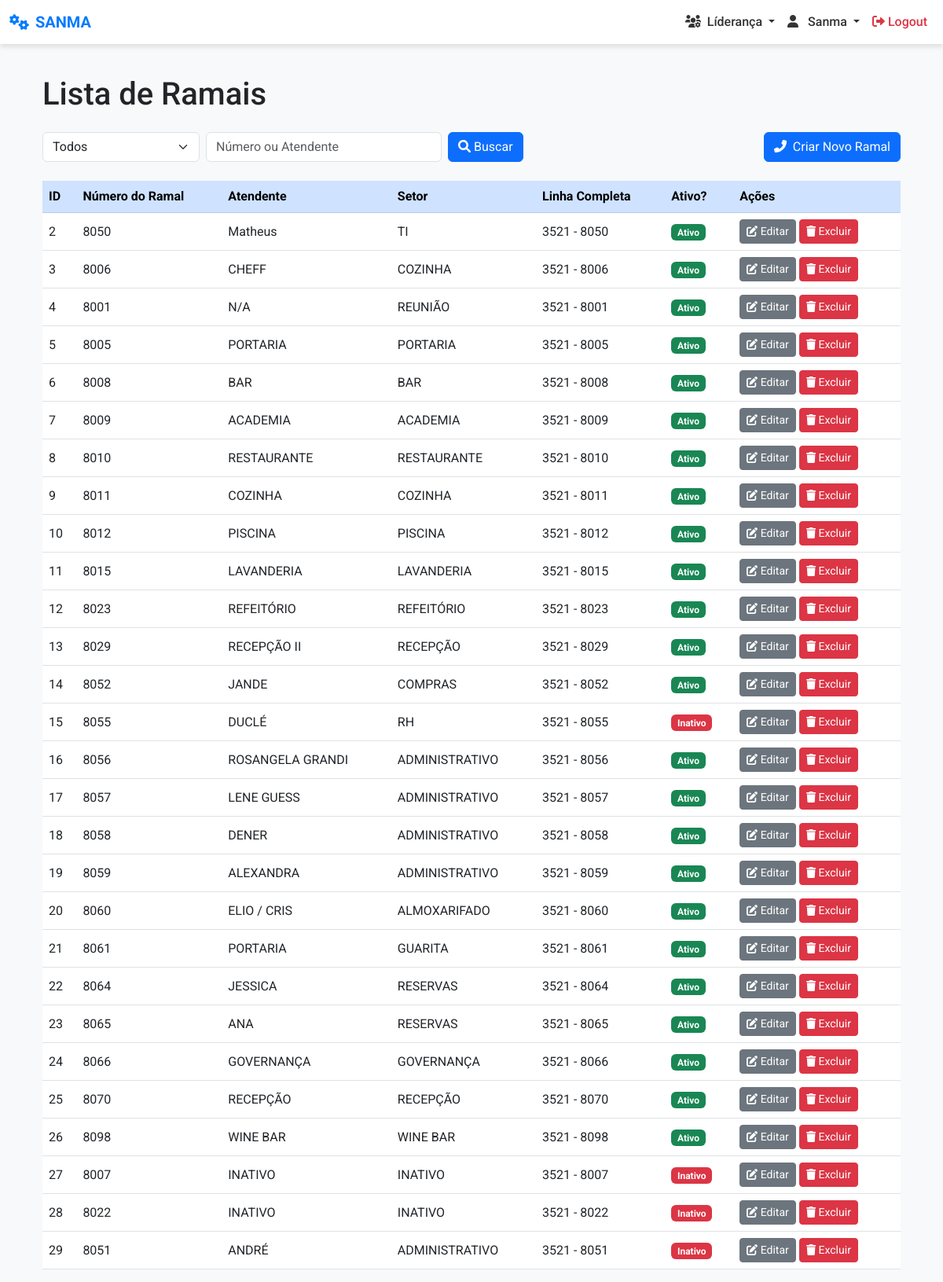
Screenshot of /ramais/ (signed in) with the database file from the repository.
### ramais/models.py (models this page shows, shortened)
class Ramal(models.Model):
    numero_ramal = models.CharField(max_length=10, unique=True)
    linha_completa = models.CharField(max_length=20)
    grupo = models.ForeignKey(Group, on_delete=models.CASCADE, related_name='ramais')
    atendente = models.CharField(max_length=100)
    ativo = models.BooleanField(default=True)  # Novo campo 'ativo', padrão é True (ativo)

### ramais/views.py (the view)
# urls.py: path('', views.listar_ramais, name='listar_ramais'),
@login_required
def listar_ramais(request):
    status = request.GET.get('status', 'todos')  # Default 'todos'
    search = request.GET.get('search', '')
    ramais = Ramal.objects.all()
    if status != 'todos':
        if status == 'ativos':
            ramais = ramais.filter(ativo=True)
        elif status == 'inativos':
            ramais = ramais.filter(ativo=False)
    if search:
        ramais = ramais.filter(
            Q(numero_ramal__icontains=search) | Q(atendente__icontains=search)
        )
    return render(request, 'ramais/listar_ramais.html', {'ramais': ramais})

### templates/ramais/listar_ramais.html (shortened to what this page needs)
{% extends 'core/base.html' %}
{% load static %}
{% block content %}
<div class="container mt-4">
    <h1 class="mb-4">Lista de Ramais</h1>
    <form method="get" action="{% url 'listar_ramais' %}" class="d-flex flex-wrap align-items-center mb-4">
        <div class="d-flex align-items-center flex-grow-1">
            <select name="status" id="status" class="form-select me-2" style="width: 200px;" onchange="this.form.submit()">
                <option value="todos" {% if request.GET.status == "todos" %}selected{% endif %}>Todos</option>
            </select>
            <input type="text" name="search" placeholder="Número ou Atendente" value="{{ request.GET.search }}" class="form-control me-2" style="width: 300px;" />
            <button type="submit" class="btn btn-primary">
                <i class="fas fa-search me-1"></i>Buscar
            </button>
        </div>
        <div class="ms-auto">
            <a href="{% url 'adicionar_ramal' %}" class="btn btn-primary">
                <i class="fas fa-phone-alt me-1"></i> Criar Novo Ramal
            </a>
        </div>
    </form>
    <div class="table-responsive">
        <table class="table table-hover align-middle">
            <thead class="table-primary">
                <tr>
                    <th>ID</th>
                    <th>Número do Ramal</th>
                    <th>Atendente</th>
                    <th>Setor</th>
                    <th>Linha Completa</th>
                    <th>Ativo?</th>
                    <th>Ações</th>
                </tr>
            </thead>
            <tbody>
                {% for ramal in ramais %}
                <tr>
                    <td>{{ ramal.id }}</td>
                    <td>{{ ramal.numero_ramal }}</td>
                    <td>{{ ramal.atendente }}</td>
                    <td>{{ ramal.grupo.name }}</td>
                    <td>{{ ramal.linha_completa|slice:":4" }} - {{ ramal.linha_completa|slice:"4:8" }}</td>
                    <td>
                        {% if ramal.ativo %}
                            <span class="badge bg-success">Ativo</span>
                        {% else %}
                            <span class="badge bg-danger">Inativo</span>
                        {% endif %}
                    </td>
                    <td>
                        <a href="{% url 'editar_ramal' ramal.pk %}" class="btn btn-sm btn-secondary">
                            <i class="fas fa-edit"></i> Editar
                        </a>
                        <a href="{% url 'excluir_ramal' ramal.pk %}" class="btn btn-sm btn-danger">
                            <i class="fas fa-trash"></i> Excluir
                        </a>
                    </td>
                </tr>
                {% empty %}
                <tr>
                    <td colspan="7" class="text-center">Nenhum ramal encontrado.</td>
                </tr>
                {% endfor %}
            </tbody>
        </table>
    </div>
</div>
{% endblock %}

### static/css/base.css (style rules this page uses)
body { font-family: 'Roboto', sans-serif; background-color: #f8f9fa; padding-top: 72px; }
.container { margin-top: 20px; }

### rows the page displays
Ramal: id "2", numero_ramal "8050", atendente "Matheus", grupo.name "TI", linha_completa "3521", linha_completa "8050", ativo "Ativo"
Ramal: id "3", numero_ramal "8006", atendente "CHEFF", grupo.name "COZINHA", linha_completa "3521", linha_completa "8006", ativo "Ativo"
Ramal: id "4", numero_ramal "8001", atendente "N/A", grupo.name "REUNIÃO", linha_completa "3521", linha_completa "8001", ativo "Ativo"
Ramal: id "5", numero_ramal "8005", atendente "PORTARIA", grupo.name "PORTARIA", linha_completa "3521", linha_completa "8005", ativo "Ativo"
Ramal: id "6", numero_ramal "8008", atendente "BAR", grupo.name "BAR", linha_completa "3521", linha_completa "8008", ativo "Ativo"
Ramal: id "7", numero_ramal "8009", atendente "ACADEMIA", grupo.name "ACADEMIA", linha_completa "3521", linha_completa "8009", ativo "Ativo"
Ramal: id "8", numero_ramal "8010", atendente "RESTAURANTE", grupo.name "RESTAURANTE", linha_completa "3521", linha_completa "8010", ativo "Ativo"
Ramal: id "9", numero_ramal "8011", atendente "COZINHA", grupo.name "COZINHA", linha_completa "3521", linha_completa "8011", ativo "Ativo"
Ramal: id "10", numero_ramal "8012", atendente "PISCINA", grupo.name "PISCINA", linha_completa "3521", linha_completa "8012", ativo "Ativo"
Ramal: id "11", numero_ramal "8015", atendente "LAVANDERIA", grupo.name "LAVANDERIA", linha_completa "3521", linha_completa "8015", ativo "Ativo"
Ramal: id "12", numero_ramal "8023", atendente "REFEITÓRIO", grupo.name "REFEITÓRIO", linha_completa "3521", linha_completa "8023", ativo "Ativo"
Ramal: id "13", numero_ramal "8029", atendente "RECEPÇÃO II", grupo.name "RECEPÇÃO", linha_completa "3521", linha_completa "8029", ativo "Ativo"
Ramal: id "14", numero_ramal "8052", atendente "JANDE", grupo.name "COMPRAS", linha_completa "3521", linha_completa "8052", ativo "Ativo"
Ramal: id "15", numero_ramal "8055", atendente "DUCLÉ", grupo.name "RH", linha_completa "3521", linha_completa "8055", ativo "Inativo"
Ramal: id "16", numero_ramal "8056", atendente "ROSANGELA GRANDI", grupo.name "ADMINISTRATIVO", linha_completa "3521", linha_completa "8056", ativo "Ativo"
Ramal: id "17", numero_ramal "8057", atendente "LENE GUESS", grupo.name "ADMINISTRATIVO", linha_completa "3521", linha_completa "8057", ativo "Ativo"
Ramal: id "18", numero_ramal "8058", atendente "DENER", grupo.name "ADMINISTRATIVO", linha_completa "3521", linha_completa "8058", ativo "Ativo"
Ramal: id "19", numero_ramal "8059", atendente "ALEXANDRA", grupo.name "ADMINISTRATIVO", linha_completa "3521", linha_completa "8059", ativo "Ativo"
Ramal: id "20", numero_ramal "8060", atendente "ELIO / CRIS", grupo.name "ALMOXARIFADO", linha_completa "3521", linha_completa "8060", ativo "Ativo"
Ramal: id "21", numero_ramal "8061", atendente "PORTARIA", grupo.name "GUARITA", linha_completa "3521", linha_completa "8061", ativo "Ativo"
Ramal: id "22", numero_ramal "8064", atendente "JESSICA", grupo.name "RESERVAS", linha_completa "3521", linha_completa "8064", ativo "Ativo"
Ramal: id "23", numero_ramal "8065", atendente "ANA", grupo.name "RESERVAS", linha_completa "3521", linha_completa "8065", ativo "Ativo"
Ramal: id "24", numero_ramal "8066", atendente "GOVERNANÇA", grupo.name "GOVERNANÇA", linha_completa "3521", linha_completa "8066", ativo "Ativo"
Ramal: id "25", numero_ramal "8070", atendente "RECEPÇÃO", grupo.name "RECEPÇÃO", linha_completa "3521", linha_completa "8070", ativo "Ativo"
Ramal: id "26", numero_ramal "8098", atendente "WINE BAR", grupo.name "WINE BAR", linha_completa "3521", linha_completa "8098", ativo "Ativo"
Ramal: id "27", numero_ramal "8007", atendente "INATIVO", grupo.name "INATIVO", linha_completa "3521", linha_completa "8007", ativo "Inativo"
Ramal: id "28", numero_ramal "8022", atendente "INATIVO", grupo.name "INATIVO", linha_completa "3521", linha_completa "8022", ativo "Inativo"
Ramal: id "29", numero_ramal "8051", atendente "ANDRÉ", grupo.name "ADMINISTRATIVO", linha_completa "3521", linha_completa "8051", ativo "Inativo"
